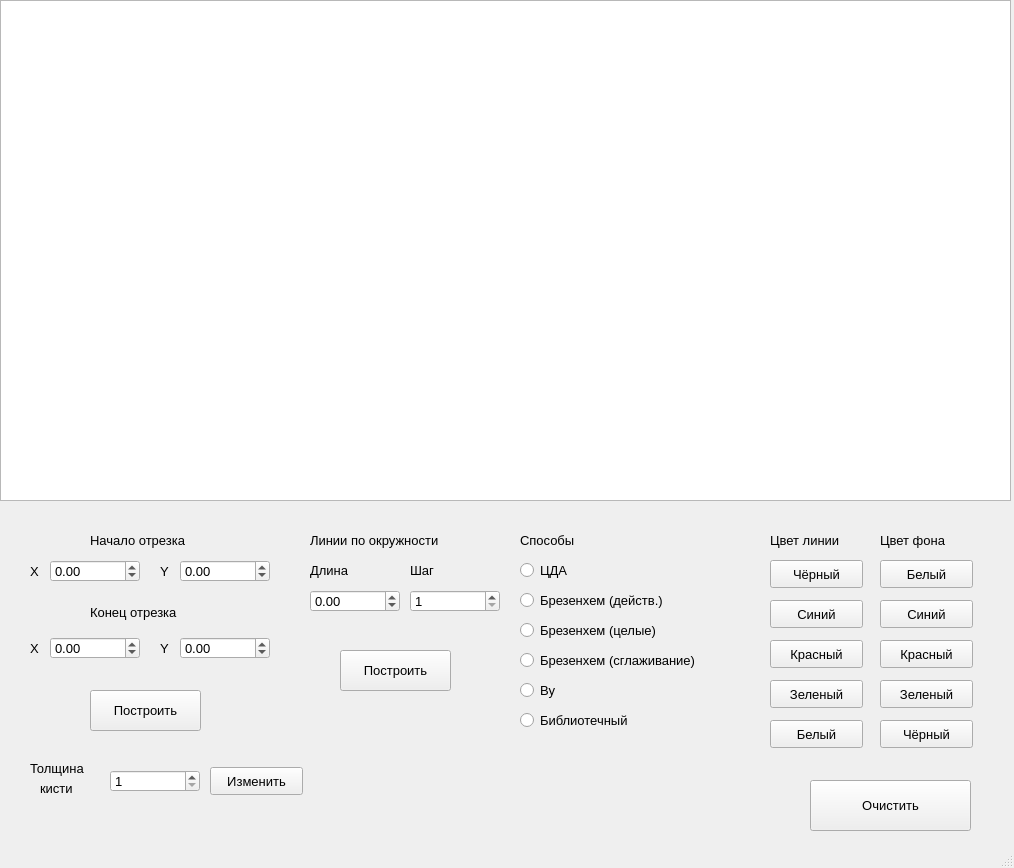
<?xml version="1.0" encoding="UTF-8"?>
<ui version="4.0">
 <class>MainWindow</class>
 <widget class="QMainWindow" name="MainWindow">
  <property name="geometry">
   <rect>
    <x>0</x>
    <y>0</y>
    <width>1014</width>
    <height>868</height>
   </rect>
  </property>
  <property name="font">
   <font>
    <pointsize>10</pointsize>
   </font>
  </property>
  <property name="windowTitle">
   <string>MainWindow</string>
  </property>
  <property name="layoutDirection">
   <enum>Qt::LeftToRight</enum>
  </property>
  <property name="autoFillBackground">
   <bool>false</bool>
  </property>
  <widget class="QWidget" name="centralwidget">
   <widget class="QGraphicsView" name="graphicsView">
    <property name="geometry">
     <rect>
      <x>0</x>
      <y>0</y>
      <width>1011</width>
      <height>501</height>
     </rect>
    </property>
   </widget>
   <widget class="QLabel" name="label">
    <property name="geometry">
     <rect>
      <x>90</x>
      <y>530</y>
      <width>131</width>
      <height>21</height>
     </rect>
    </property>
    <property name="text">
     <string>Начало отрезка</string>
    </property>
   </widget>
   <widget class="QDoubleSpinBox" name="x_start">
    <property name="geometry">
     <rect>
      <x>50</x>
      <y>560</y>
      <width>90</width>
      <height>22</height>
     </rect>
    </property>
    <property name="minimum">
     <double>-1000.000000000000000</double>
    </property>
    <property name="maximum">
     <double>2000.000000000000000</double>
    </property>
   </widget>
   <widget class="QLabel" name="label_2">
    <property name="geometry">
     <rect>
      <x>30</x>
      <y>563</y>
      <width>21</width>
      <height>16</height>
     </rect>
    </property>
    <property name="text">
     <string>X</string>
    </property>
   </widget>
   <widget class="QDoubleSpinBox" name="y_start">
    <property name="geometry">
     <rect>
      <x>180</x>
      <y>560</y>
      <width>90</width>
      <height>22</height>
     </rect>
    </property>
    <property name="minimum">
     <double>-1000.000000000000000</double>
    </property>
    <property name="maximum">
     <double>2000.000000000000000</double>
    </property>
   </widget>
   <widget class="QLabel" name="label_3">
    <property name="geometry">
     <rect>
      <x>160</x>
      <y>563</y>
      <width>21</width>
      <height>16</height>
     </rect>
    </property>
    <property name="text">
     <string>Y</string>
    </property>
   </widget>
   <widget class="QDoubleSpinBox" name="y_end">
    <property name="geometry">
     <rect>
      <x>180</x>
      <y>637</y>
      <width>90</width>
      <height>22</height>
     </rect>
    </property>
    <property name="minimum">
     <double>-1000.000000000000000</double>
    </property>
    <property name="maximum">
     <double>2000.000000000000000</double>
    </property>
   </widget>
   <widget class="QDoubleSpinBox" name="x_end">
    <property name="geometry">
     <rect>
      <x>50</x>
      <y>637</y>
      <width>90</width>
      <height>22</height>
     </rect>
    </property>
    <property name="minimum">
     <double>-1000.000000000000000</double>
    </property>
    <property name="maximum">
     <double>2000.000000000000000</double>
    </property>
   </widget>
   <widget class="QLabel" name="label_4">
    <property name="geometry">
     <rect>
      <x>160</x>
      <y>640</y>
      <width>21</width>
      <height>16</height>
     </rect>
    </property>
    <property name="text">
     <string>Y</string>
    </property>
   </widget>
   <widget class="QLabel" name="label_5">
    <property name="geometry">
     <rect>
      <x>90</x>
      <y>602</y>
      <width>131</width>
      <height>21</height>
     </rect>
    </property>
    <property name="text">
     <string>Конец отрезка</string>
    </property>
   </widget>
   <widget class="QLabel" name="label_6">
    <property name="geometry">
     <rect>
      <x>30</x>
      <y>640</y>
      <width>21</width>
      <height>16</height>
     </rect>
    </property>
    <property name="text">
     <string>X</string>
    </property>
   </widget>
   <widget class="QRadioButton" name="brezenhem_float_radio">
    <property name="geometry">
     <rect>
      <x>520</x>
      <y>590</y>
      <width>191</width>
      <height>20</height>
     </rect>
    </property>
    <property name="text">
     <string>Брезенхем (действ.)</string>
    </property>
   </widget>
   <widget class="QRadioButton" name="brezenhem_int_radio">
    <property name="geometry">
     <rect>
      <x>520</x>
      <y>620</y>
      <width>181</width>
      <height>20</height>
     </rect>
    </property>
    <property name="text">
     <string>Брезенхем (целые)</string>
    </property>
   </widget>
   <widget class="QRadioButton" name="brezenhem_smoothing_radio">
    <property name="geometry">
     <rect>
      <x>520</x>
      <y>650</y>
      <width>231</width>
      <height>20</height>
     </rect>
    </property>
    <property name="text">
     <string>Брезенхем (сглаживание)</string>
    </property>
   </widget>
   <widget class="QRadioButton" name="wu_radio">
    <property name="geometry">
     <rect>
      <x>520</x>
      <y>680</y>
      <width>61</width>
      <height>20</height>
     </rect>
    </property>
    <property name="text">
     <string>Ву</string>
    </property>
   </widget>
   <widget class="QRadioButton" name="library_radio">
    <property name="geometry">
     <rect>
      <x>520</x>
      <y>710</y>
      <width>161</width>
      <height>20</height>
     </rect>
    </property>
    <property name="text">
     <string>Библиотечный</string>
    </property>
   </widget>
   <widget class="QPushButton" name="build_line">
    <property name="geometry">
     <rect>
      <x>90</x>
      <y>690</y>
      <width>111</width>
      <height>41</height>
     </rect>
    </property>
    <property name="text">
     <string>Построить</string>
    </property>
   </widget>
   <widget class="QLabel" name="label_7">
    <property name="geometry">
     <rect>
      <x>770</x>
      <y>530</y>
      <width>91</width>
      <height>21</height>
     </rect>
    </property>
    <property name="text">
     <string>Цвет линии</string>
    </property>
   </widget>
   <widget class="QPushButton" name="make_line_black">
    <property name="geometry">
     <rect>
      <x>770</x>
      <y>560</y>
      <width>93</width>
      <height>28</height>
     </rect>
    </property>
    <property name="text">
     <string>Чёрный</string>
    </property>
   </widget>
   <widget class="QPushButton" name="make_line_blue">
    <property name="geometry">
     <rect>
      <x>770</x>
      <y>600</y>
      <width>93</width>
      <height>28</height>
     </rect>
    </property>
    <property name="text">
     <string>Синий</string>
    </property>
   </widget>
   <widget class="QPushButton" name="make_line_red">
    <property name="geometry">
     <rect>
      <x>770</x>
      <y>640</y>
      <width>93</width>
      <height>28</height>
     </rect>
    </property>
    <property name="text">
     <string>Красный</string>
    </property>
   </widget>
   <widget class="QPushButton" name="make_line_green">
    <property name="geometry">
     <rect>
      <x>770</x>
      <y>680</y>
      <width>93</width>
      <height>28</height>
     </rect>
    </property>
    <property name="text">
     <string>Зеленый</string>
    </property>
   </widget>
   <widget class="QLabel" name="label_8">
    <property name="geometry">
     <rect>
      <x>880</x>
      <y>530</y>
      <width>91</width>
      <height>21</height>
     </rect>
    </property>
    <property name="text">
     <string>Цвет фона</string>
    </property>
   </widget>
   <widget class="QPushButton" name="make_bg_white">
    <property name="geometry">
     <rect>
      <x>880</x>
      <y>560</y>
      <width>93</width>
      <height>28</height>
     </rect>
    </property>
    <property name="text">
     <string>Белый</string>
    </property>
   </widget>
   <widget class="QPushButton" name="make_bg_green">
    <property name="geometry">
     <rect>
      <x>880</x>
      <y>680</y>
      <width>93</width>
      <height>28</height>
     </rect>
    </property>
    <property name="text">
     <string>Зеленый</string>
    </property>
   </widget>
   <widget class="QPushButton" name="make_bg_blue">
    <property name="geometry">
     <rect>
      <x>880</x>
      <y>600</y>
      <width>93</width>
      <height>28</height>
     </rect>
    </property>
    <property name="text">
     <string>Синий</string>
    </property>
   </widget>
   <widget class="QPushButton" name="make_bg_red">
    <property name="geometry">
     <rect>
      <x>880</x>
      <y>640</y>
      <width>93</width>
      <height>28</height>
     </rect>
    </property>
    <property name="text">
     <string>Красный</string>
    </property>
   </widget>
   <widget class="QLabel" name="label_9">
    <property name="geometry">
     <rect>
      <x>310</x>
      <y>530</y>
      <width>181</width>
      <height>21</height>
     </rect>
    </property>
    <property name="text">
     <string>Линии по окружности</string>
    </property>
   </widget>
   <widget class="QDoubleSpinBox" name="length">
    <property name="geometry">
     <rect>
      <x>310</x>
      <y>590</y>
      <width>90</width>
      <height>22</height>
     </rect>
    </property>
    <property name="minimum">
     <double>-1000.000000000000000</double>
    </property>
    <property name="maximum">
     <double>1000.000000000000000</double>
    </property>
   </widget>
   <widget class="QLabel" name="label_10">
    <property name="geometry">
     <rect>
      <x>310</x>
      <y>560</y>
      <width>21</width>
      <height>16</height>
     </rect>
    </property>
    <property name="text">
     <string/>
    </property>
   </widget>
   <widget class="QPushButton" name="build_sun">
    <property name="geometry">
     <rect>
      <x>340</x>
      <y>650</y>
      <width>111</width>
      <height>41</height>
     </rect>
    </property>
    <property name="text">
     <string>Построить</string>
    </property>
   </widget>
   <widget class="QLabel" name="label_11">
    <property name="geometry">
     <rect>
      <x>520</x>
      <y>530</y>
      <width>181</width>
      <height>21</height>
     </rect>
    </property>
    <property name="text">
     <string>Способы</string>
    </property>
   </widget>
   <widget class="QPushButton" name="make_line_white">
    <property name="geometry">
     <rect>
      <x>770</x>
      <y>720</y>
      <width>93</width>
      <height>28</height>
     </rect>
    </property>
    <property name="text">
     <string>Белый</string>
    </property>
   </widget>
   <widget class="QPushButton" name="make_bg_black">
    <property name="geometry">
     <rect>
      <x>880</x>
      <y>720</y>
      <width>93</width>
      <height>28</height>
     </rect>
    </property>
    <property name="text">
     <string>Чёрный</string>
    </property>
   </widget>
   <widget class="QLabel" name="label_12">
    <property name="geometry">
     <rect>
      <x>310</x>
      <y>560</y>
      <width>51</width>
      <height>21</height>
     </rect>
    </property>
    <property name="text">
     <string>Длина</string>
    </property>
   </widget>
   <widget class="QLabel" name="label_13">
    <property name="geometry">
     <rect>
      <x>410</x>
      <y>560</y>
      <width>41</width>
      <height>21</height>
     </rect>
    </property>
    <property name="text">
     <string>Шаг</string>
    </property>
   </widget>
   <widget class="QPushButton" name="clear_btn">
    <property name="geometry">
     <rect>
      <x>810</x>
      <y>780</y>
      <width>161</width>
      <height>51</height>
     </rect>
    </property>
    <property name="text">
     <string>Очистить</string>
    </property>
   </widget>
   <widget class="QRadioButton" name="cda_radio">
    <property name="geometry">
     <rect>
      <x>520</x>
      <y>560</y>
      <width>191</width>
      <height>20</height>
     </rect>
    </property>
    <property name="text">
     <string>ЦДА</string>
    </property>
   </widget>
   <widget class="QSpinBox" name="step">
    <property name="geometry">
     <rect>
      <x>410</x>
      <y>590</y>
      <width>90</width>
      <height>22</height>
     </rect>
    </property>
    <property name="minimum">
     <number>1</number>
    </property>
    <property name="maximum">
     <number>180</number>
    </property>
   </widget>
   <widget class="QLabel" name="label_14">
    <property name="geometry">
     <rect>
      <x>30</x>
      <y>760</y>
      <width>81</width>
      <height>16</height>
     </rect>
    </property>
    <property name="text">
     <string>Толщина</string>
    </property>
   </widget>
   <widget class="QLabel" name="label_15">
    <property name="geometry">
     <rect>
      <x>40</x>
      <y>780</y>
      <width>55</width>
      <height>16</height>
     </rect>
    </property>
    <property name="text">
     <string>кисти</string>
    </property>
   </widget>
   <widget class="QSpinBox" name="brush_thickness">
    <property name="geometry">
     <rect>
      <x>110</x>
      <y>770</y>
      <width>90</width>
      <height>22</height>
     </rect>
    </property>
    <property name="minimum">
     <number>1</number>
    </property>
    <property name="maximum">
     <number>20</number>
    </property>
   </widget>
   <widget class="QPushButton" name="change_thickness">
    <property name="geometry">
     <rect>
      <x>210</x>
      <y>767</y>
      <width>93</width>
      <height>28</height>
     </rect>
    </property>
    <property name="text">
     <string>Изменить</string>
    </property>
   </widget>
  </widget>
  <widget class="QStatusBar" name="statusbar"/>
 </widget>
 <resources/>
 <connections/>
</ui>
